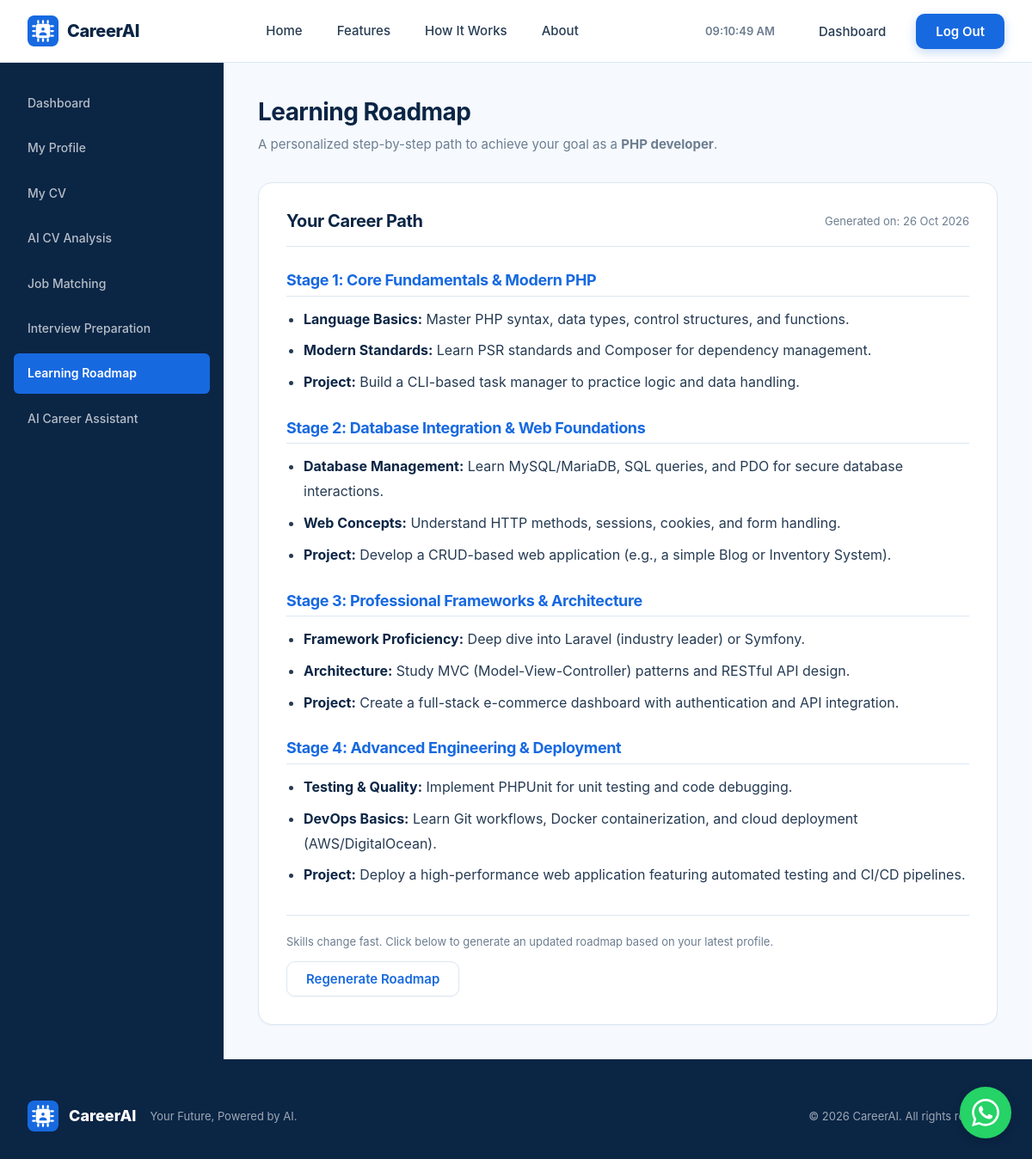
The app's page /pages/learning_roadmap.php (signed in) with its own data.
### tables this page shows
CREATE TABLE `profiles` (
  `id` int(10) UNSIGNED NOT NULL,
  `user_id` int(10) UNSIGNED NOT NULL,
  `current_status` enum('high_school','university','graduate','professional') NOT NULL DEFAULT 'university',
  `headline` varchar(100) NOT NULL DEFAULT '',
  `bio` text NOT NULL,
  `location` varchar(100) NOT NULL DEFAULT '',
  `career_goal` varchar(100) NOT NULL DEFAULT '',
  `years_experience` tinyint(3) UNSIGNED NOT NULL DEFAULT 0,
  `matric_subjects` varchar(255) NOT NULL DEFAULT '',
  `matric_aps` tinyint(3) UNSIGNED NOT NULL DEFAULT 0,
  `created_at` datetime NOT NULL DEFAULT current_timestamp(),
  `updated_at` datetime NOT NULL DEFAULT current_timestamp() ON UPDATE current_timestamp()
);

CREATE TABLE `learning_roadmaps` (
  `id` int(10) UNSIGNED NOT NULL,
  `user_id` int(10) UNSIGNED NOT NULL,
  `career_goal` varchar(100) NOT NULL,
  `roadmap_content` longtext NOT NULL,
  `created_at` datetime NOT NULL DEFAULT current_timestamp()
);

### includes/functions.php (called while the page is built, shortened)
<?php
function e($value)
{
    return htmlspecialchars((string) $value, ENT_QUOTES, 'UTF-8');
}

### pages/learning_roadmap.php (the view, shortened to what this page needs)
<?php
require_once __DIR__ . '/../config/database.php';
$userId = $_SESSION['user_id'];
$stmt = $conn->prepare('SELECT * FROM profiles WHERE user_id = ? LIMIT 1');
$stmt->bind_param('i', $userId);
$stmt->execute();
$profile = $stmt->get_result()->fetch_assoc();
    ?>
    <?php
$stmt = $conn->prepare('SELECT * FROM learning_roadmaps WHERE user_id = ? LIMIT 1');
$stmt->bind_param('i', $userId);
$stmt->execute();
$roadmap = $stmt->get_result()->fetch_assoc();
require_once __DIR__ . '/../includes/header.php';
?>
<div class="dashboard-wrapper">
    <?php require_once __DIR__ . '/../includes/dashboard_sidebar.php'; ?>
    <main class="dash-content" id="main-content">
        <div class="dash-header">
            <h1>Learning Roadmap</h1>
            <p>A personalized step-by-step path to achieve your goal as a <strong><?php echo e($profile['career_goal']); ?></strong>.</p>
        </div>
        <?php if ($roadmap): ?>
            <div class="dash-card" style="max-width: 100%;">
                <div style="display: flex; justify-content: space-between; align-items: center; margin-bottom: 20px; border-bottom: 1px solid var(--border-color); padding-bottom: 16px;">
                    <h2 style="font-size: 20px; margin: 0;">Your Career Path</h2>
                    <span style="font-size: 13px; color: var(--secondary-text);">Generated on: <?php echo date('d M Y', strtotime($roadmap['created_at'])); ?></span>
                </div>
                <div class="ai-output" style="line-height: 1.8; color: var(--main-text);">
                    <?php echo $roadmap['roadmap_content']; ?>
                </div>
                <form method="POST" style="margin-top: 32px; border-top: 1px solid var(--border-color); padding-top: 20px;">
                    <p style="font-size: 13px; color: var(--secondary-text); margin-bottom: 12px;">Skills change fast. Click below to generate an updated roadmap based on your latest profile.</p>
                    <button type="submit" name="generate" class="btn btn-outline">Regenerate Roadmap</button>
                </form>
            </div>
        <?php endif; ?>
    </main>
</div>
<?php require_once __DIR__ . '/../includes/footer.php'; ?>

### assets/css/style.css (style rules this page uses)
*, *::before, *::after { box-sizing: border-box; margin: 0; padding: 0; }
:root { --primary-blue: #1769E0; --primary-blue-dark: #1257C0; --dark-navy: #0B2545; --light-blue: #EDF5FF; --very-light-bg: #F6FAFF; --white: #FFFFFF; --main-text: #263B53; --secondary-text: #6C7D90; --success-green: #19A86B; --purple-accent: #7654D6; --border-color: #DCE7F2; --shadow-sm: 0 1px 2px rgba(11, 37, 69, 0.04); --shadow-md: 0 4px 12px rgba(11, 37, 69, 0.06); --shadow-lg: 0 12px 32px rgba(11, 37, 69, 0.10); --shadow-xl: 0 24px 60px rgba(11, 37, 69, 0.12); --radius-sm: 6px; --radius-md: 10px; --radius-lg: 16px; --radius-xl: 24px; }
html { scroll-behavior: smooth; -webkit-text-size-adjust: 100%; }
body { font-family: 'Inter', -apple-system, BlinkMacSystemFont, 'Segoe UI', Roboto, 'Helvetica Neue', Arial, sans-serif; font-size: 16px; line-height: 1.6; color: var(--main-text); background-color: var(--white); -webkit-font-smoothing: antialiased; -moz-osx-font-smoothing: grayscale; }
ul { list-style: none; }
h1, h2, h3, h4, h5, h6 { color: var(--dark-navy); font-weight: 700; line-height: 1.25; letter-spacing: -0.02em; }
.btn { display: inline-flex; align-items: center; justify-content: center; gap: 8px; font-family: inherit; font-size: 15px; font-weight: 600; line-height: 1; padding: 12px 22px; border-radius: var(--radius-md); border: 1px solid transparent; cursor: pointer; transition: all 0.2s ease; white-space: nowrap; }
.btn-outline { background-color: var(--white); color: var(--primary-blue); border-color: var(--border-color); box-shadow: var(--shadow-sm); }

### assets/css/dashboard.css (style rules this page uses)
.dashboard-wrapper { display: flex; min-height: calc(100vh - 72px); background-color: var(--very-light-bg); }
.dash-content { flex: 1; padding: 40px; overflow-y: auto; }
.dash-header { margin-bottom: 32px; }
.dash-header h1 { font-size: 28px; color: var(--dark-navy); margin-bottom: 8px; }
.dash-header p { color: var(--secondary-text); font-size: 15px; }
.dash-card { background-color: var(--white); border: 1px solid var(--border-color); border-radius: var(--radius-lg); padding: 32px; box-shadow: var(--shadow-sm); max-width: 800px; }

### pages/learning_roadmap.php (style rules this page uses)
.ai-output h3 { margin-top: 28px; margin-bottom: 12px; color: var(--primary-blue); font-size: 18px; border-bottom: 1px solid var(--border-color); padding-bottom: 6px; }
.ai-output ul { margin-bottom: 20px; padding-left: 20px; list-style-type: disc; }
.ai-output li { margin-bottom: 8px; }
.ai-output strong { color: var(--dark-navy); }

### records on screen
profiles: career_goal "PHP developer"
learning_roadmaps: created_at "26 Oct 2026", roadmap_content "Stage 1: Core Fundamentals & Modern PHP Language Basics: Master PHP syntax, data types, control structures, and functions. Modern Standards: Learn PSR standards and Composer for dependency management. Project: Build a CLI-based task manager to practice logic and data handling. Stage 2: Database Integration & Web Foundations Database Management: Learn MySQL/MariaDB, SQL queries, and PDO for secure database interactions. Web Concepts: Understand HTTP methods, sessions, cookies, and form handling. Project: Develop a CRUD-based web application (e.g., a simple Blog or Inventory System). Stage 3: Professional Frameworks & Architecture Framework Proficiency: Deep dive into Laravel (industry…"

### other values on screen
SITE_NAME "CareerAI"
SITE_TAGLINE "Your Future, Powered by AI"
